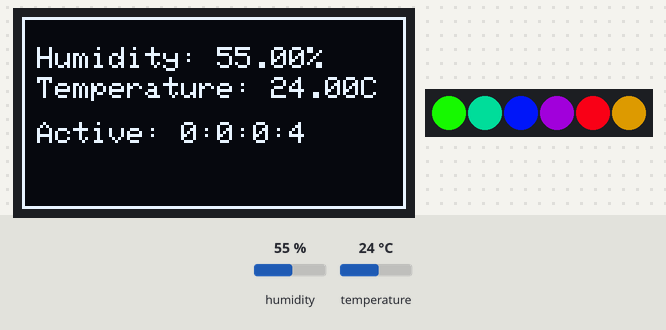
Simulated run of this program. Board: ESP8266 (Wemos D1 mini). Parts: 128×64 one-colour display, 6 RGB LEDs in strip order, left to right. The inputs (shaded band) are chosen by the test bench; at power-on: humidity 55 %, temperature 24 °C. Dim RGB values are drawn brighter than linear.

Above: at 4.8 s.
4.9 s: humidity set to 22 %
At 8.58 s:
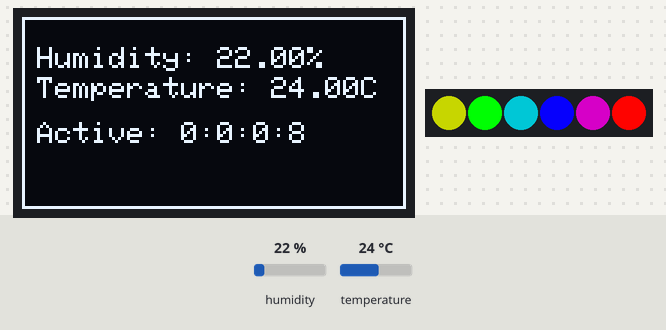
13.4 s: temperature set to 12 °C
At 15.19 s:
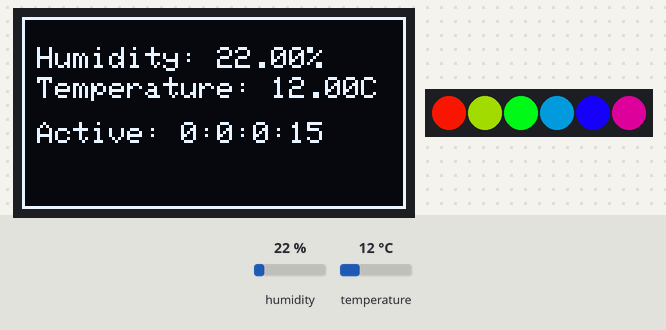
17.8 s: humidity set to 40 %
At 18.19 s:
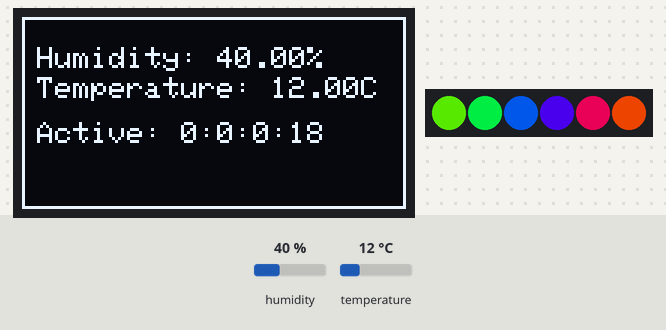
26.3 s: temperature set to 19 °C
At 29.9 s:
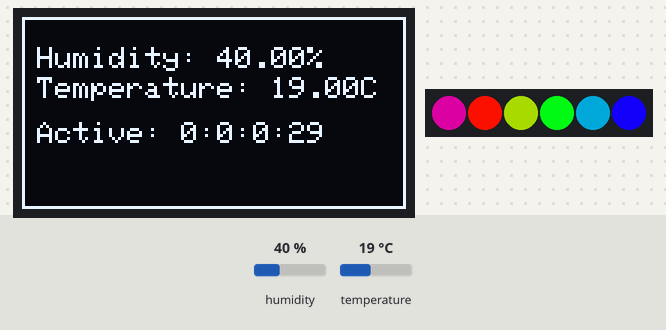
Timing chart, 0 to 75.6 s (numbered marks = the images above; inputs shaded):
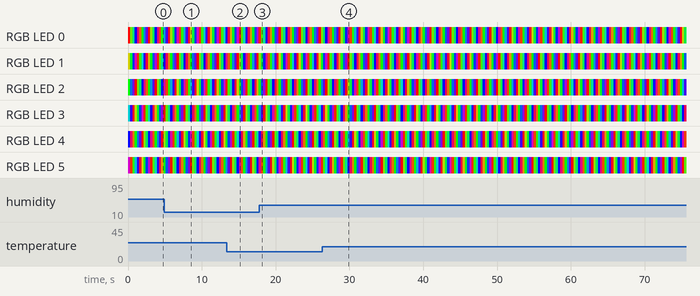

The program:

main.cpp
```cpp
#include <Arduino.h>

#include <Adafruit_GFX.h>
#include <Adafruit_SSD1306.h>
#include <Fonts/FreeSans9pt7b.h>
#include <DHT.h>
#include "utils/NeoPixelManager.h"

#define SCREEN_WIDTH 128
#define SCREEN_HEIGHT 64

#define NUMPIXELS 6 // Počet LED
#define STRIP_PIN D5 // Pin (D5 = GPIO14 pro ESP8266)

float humidity, temperature;

// D2 (GIPO4)
DHT my_sensor(4, DHT22);

Adafruit_SSD1306 *display = nullptr; // Použijeme ukazatel, původní objekt neexistuje na globální úrovni
// Adafruit_SSD1306 display(SCREEN_WIDTH, SCREEN_HEIGHT, &Wire, -1);
// WS2811
NeoPixelManager neoPixel(STRIP_PIN, NUMPIXELS);

void setup() {
    // Wire.begin(4,5);
    // Nastavení I2C sběrnice na D1 (GPIO5) pro SCL a D3 (GPIO0) pro SDA
    Wire.begin(0, 5);
    display = new Adafruit_SSD1306(SCREEN_WIDTH, SCREEN_HEIGHT, &Wire, -1);
    display->begin(SSD1306_SWITCHCAPVCC, 0x3C);

    // zapnutí senzoru
    my_sensor.begin();

    // práce s pásekm
    neoPixel.begin();  // Inicializace NeoPixel
}

void loop() {

    // reaguji každou sekundu
    if (millis() % 1000 == 0) {
        humidity = my_sensor.readHumidity();
        temperature = my_sensor.readTemperature();

        // vyčistím display
        display->clearDisplay();
        //display->setTextSize(1);
        //display->setFont(&FreeSans9pt7b);
        // display->setCursor(10, 15 + 10); // 15 je baseline
        display->setFont();
        display->setTextColor(SSD1306_WHITE);
        display->setCursor(5, 10);
        display->println("Humidity: " + String(humidity, 2) + "%");
        display->setCursor(5, 20);
        display->println("Temperature: " + String(temperature, 2) + "C");

        // vytvořím čtverec kolem celého displaye
        display->drawRect(0, 0, 128, 64, SSD1306_WHITE);

        display->setFont();
        display->setCursor(5, 35);

        unsigned long sec = millis() / 1000;
        unsigned int days = sec / 86400; // 1 den = 86400 sekund
        unsigned int hours = (sec % 86400) / 3600; // Zbytek po dnech, přepočítat na hodiny
        unsigned int minutes = (sec % 3600) / 60;  // Zbytek po hodinách, přepočítat na minuty
        unsigned int seconds = sec % 60;

        String timeString = String(days) + ":" +
                            String(hours) + ":" +
                            String(minutes) + ":" +
                            String(seconds);

        display->println("Active: " + timeString);
        display->display();


    }
    neoPixel.rainbowCycle(5);         // Efekt duha
}
```

NeoPixelManager.cpp
```cpp
#include "NeoPixelManager.h"

// Konstruktor
NeoPixelManager::NeoPixelManager(uint8_t pin, uint8_t numPixels)
        : strip(numPixels, pin, NEO_GRB + NEO_KHZ800), numPixels(numPixels) {}

// Inicializace LED
void NeoPixelManager::begin() {
    strip.begin(); // Inicializace NeoPixel
    strip.show();  // Zajistí, že všechny LED budou vypnuté
}

// Efekt "Duha"
void NeoPixelManager::rainbowCycle(uint8_t interval) {
    static unsigned long previousMillis = 0;
    static uint16_t j = 0; // Sleduje aktuální pozici duhového efektu

    unsigned long currentMillis = millis();

    // Kontrolujeme, zda je čas na další krok
    if (currentMillis - previousMillis >= interval) {
        previousMillis = currentMillis;

        // Generování barev pro aktuální krok
        for (uint16_t i = 0; i < strip.numPixels(); i++) {
            strip.setPixelColor(i, Wheel((i * 256 / strip.numPixels() + j) & 255));
        }

        strip.show(); // Zobrazit aktualizovanou barvu

        j++; // Posun v efektu duhy
        if (j >= 256 * 5) { // Po 5 cyklech resetujeme efekt
            j = 0;
        }
    }
}

// Nastavení jedné barvy pro všechny LED
void NeoPixelManager::setAllColor(uint8_t r, uint8_t g, uint8_t b) {
    for (uint16_t i = 0; i < strip.numPixels(); i++) {
        strip.setPixelColor(i, strip.Color(r, g, b));
    }
    strip.show();
}

// Vypnutí všech LED
void NeoPixelManager::clear() {
    setAllColor(0, 0, 0);
}

// Generování RGB barev na základě pozice na kole
uint32_t NeoPixelManager::Wheel(byte WheelPos) {
    WheelPos = 255 - WheelPos;
    if (WheelPos < 85) {
        return strip.Color(255 - WheelPos * 3, 0, WheelPos * 3);
    } else if (WheelPos < 170) {
        WheelPos -= 85;
        return strip.Color(0, WheelPos * 3, 255 - WheelPos * 3);
    } else {
        WheelPos -= 170;
        return strip.Color(WheelPos * 3, 255 - WheelPos * 3, 0);
    }
}
```

NeoPixelManager.h
```cpp
#ifndef NEOPIXELMANAGER_H
#define NEOPIXELMANAGER_H

#include "Adafruit_NeoPixel.h"

class NeoPixelManager {
private:
    Adafruit_NeoPixel strip;  // Objekt NeoPixel
    uint8_t numPixels;        // Počet LED diod

    // Interní privátní funkce pro generování barev
    uint32_t Wheel(byte WheelPos);

public:
    // Konstruktor
    NeoPixelManager(uint8_t pin, uint8_t numPixels);

    // Veřejné metody
    void begin();                      // Inicializace LED
    void rainbowCycle(uint8_t interval);   // Efekt duha
    void setAllColor(uint8_t r, uint8_t g, uint8_t b); // Nastaví všechny LED na stejnou barvu
    void clear();                      // Vypne všechny LED
};

#endif
```
